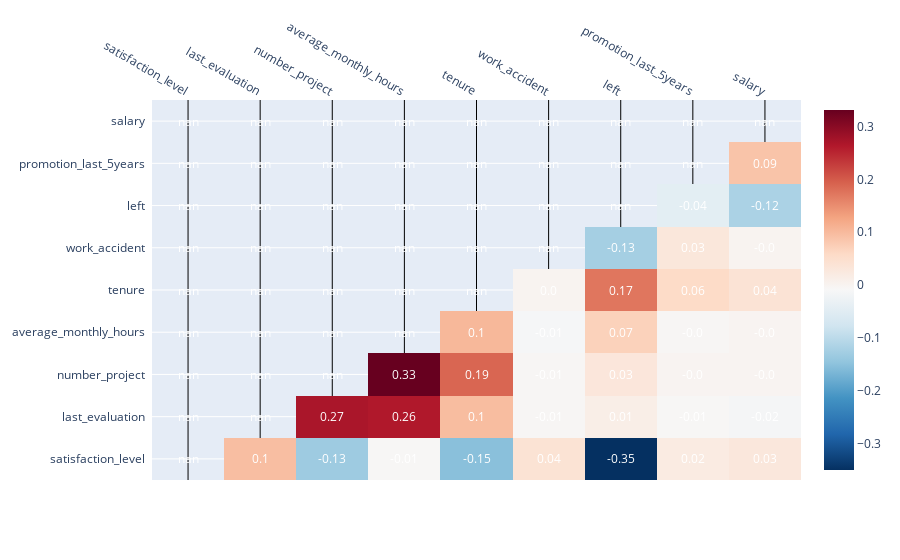

Notebook code for this chart:
### Code cell
# Create a plot as needed
numeric_df = df.select_dtypes(include=[np.number])  # type: ignore

correlation_matrix = numeric_df.corr()

mask = np.tril(np.ones_like(correlation_matrix, dtype=bool))
masked_correlation = correlation_matrix.where(~mask)

# Create heatmap for the upper triangular part
fig_upper = ff.create_annotated_heatmap(
    z=masked_correlation.values,
    x=list(masked_correlation.columns),
    y=list(masked_correlation.index),
    annotation_text=masked_correlation.round(2).values,
    colorscale="RdBu",
    reversescale=True,
    showscale=True,
)

# Update layout
fig_upper.update_layout(title="")

del fig_upper

### Figure 1 — Plotly figure (JSON) as saved in the notebook; plotly's stock layout.template omitted (floating-point values rounded to 4 significant figures)
{"data": [{"colorscale": [[0, "rgb(103,0,31)"], [0.1, "rgb(178,24,43)"], [0.2, "rgb(214,96,77)"], [0.3, "rgb(244,165,130)"], [0.4, "rgb(253,219,199)"], [0.5, "rgb(247,247,247)"], [0.6, "rgb(209,229,240)"], [0.7, "rgb(146,197,222)"], [0.8, "rgb(67,147,195)"], [0.9, "rgb(33,102,172)"], [1, "rgb(5,48,97)"]], "reversescale": true, "showscale": true, "type": "heatmap", "x": ["satisfaction_level", "last_evaluation", "number_project", "average_monthly_hours", "tenure", "work_accident", "left", "promotion_last_5years", "salary"], "y": ["satisfaction_level", "last_evaluation", "number_project", "average_monthly_hours", "tenure", "work_accident", "left", "promotion_last_5years", "salary"], "z": [[null, 0.09519, -0.1332, -0.006252, -0.1529, 0.03994, -0.3506, 0.01979, 0.02924], [null, null, 0.2703, 0.2647, 0.09683, -0.005695, 0.01352, -0.007206, -0.01578], [null, null, null, 0.3315, 0.1888, -0.005612, 0.03093, -0.0005441, -0.000502], [null, null, null, null, 0.1029, -0.01286, 0.07041, -0.004964, -0.0005512], [null, null, null, null, null, 2.533e-06, 0.1733, 0.05683, 0.03816], [null, null, null, null, null, null, -0.1254, 0.02985, -5.762e-05], [null, null, null, null, null, null, null, -0.04466, -0.1189], [null, null, null, null, null, null, null, null, 0.08785], [null, null, null, null, null, null, null, null, null]]}], "layout": {"annotations": [{"font": {"color": "#FFFFFF"}, "showarrow": false, "text": "nan", "x": "satisfaction_level", "xref": "x", "y": "satisfaction_level", "yref": "y"}, {"font": {"color": "#FFFFFF"}, "showarrow": false, "text": "0.1", "x": "last_evaluation", "xref": "x", "y": "satisfaction_level", "yref": "y"}, {"font": {"color": "#FFFFFF"}, "showarrow": false, "text": "-0.13", "x": "number_project", "xref": "x", "y": "satisfaction_level", "yref": "y"}, {"font": {"color": "#FFFFFF"}, "showarrow": false, "text": "-0.01", "x": "average_monthly_hours", "xref": "x", "y": "satisfaction_level", "yref": "y"}, {"font": {"color": "#FFFFFF"}, "showarrow": false, "text": "-0.15", "x": "tenure", "xref": "x", "y": "satisfaction_level", "yref": "y"}, {"font": {"color": "#FFFFFF"}, "showarrow": false, "text": "0.04", "x": "work_accident", "xref": "x", "y": "satisfaction_level", "yref": "y"}, {"font": {"color": "#FFFFFF"}, "showarrow": false, "text": "-0.35", "x": "left", "xref": "x", "y": "satisfaction_level", "yref": "y"}, {"font": {"color": "#FFFFFF"}, "showarrow": false, "text": "0.02", "x": "promotion_last_5years", "xref": "x", "y": "satisfaction_level", "yref": "y"}, {"font": {"color": "#FFFFFF"}, "showarrow": false, "text": "0.03", "x": "salary", "xref": "x", "y": "satisfaction_level", "yref": "y"}, {"font": {"color": "#FFFFFF"}, "showarrow": false, "text": "nan", "x": "satisfaction_level", "xref": "x", "y": "last_evaluation", "yref": "y"}, {"font": {"color": "#FFFFFF"}, "showarrow": false, "text": "nan", "x": "last_evaluation", "xref": "x", "y": "last_evaluation", "yref": "y"}, {"font": {"color": "#FFFFFF"}, "showarrow": false, "text": "0.27", "x": "number_project", "xref": "x", "y": "last_evaluation", "yref": "y"}, {"font": {"color": "#FFFFFF"}, "showarrow": false, "text": "0.26", "x": "average_monthly_hours", "xref": "x", "y": "last_evaluation", "yref": "y"}, {"font": {"color": "#FFFFFF"}, "showarrow": false, "text": "0.1", "x": "tenure", "xref": "x", "y": "last_evaluation", "yref": "y"}, {"font": {"color": "#FFFFFF"}, "showarrow": false, "text": "-0.01", "x": "work_accident", "xref": "x", "y": "last_evaluation", "yref": "y"}, {"font": {"color": "#FFFFFF"}, "showarrow": false, "text": "0.01", "x": "left", "xref": "x", "y": "last_evaluation", "yref": "y"}, {"font": {"color": "#FFFFFF"}, "showarrow": false, "text": "-0.01", "x": "promotion_last_5years", "xref": "x", "y": "last_evaluation", "yref": "y"}, {"font": {"color": "#FFFFFF"}, "showarrow": false, "text": "-0.02", "x": "salary", "xref": "x", "y": "last_evaluation", "yref": "y"}, {"font": {"color": "#FFFFFF"}, "showarrow": false, "text": "nan", "x": "satisfaction_level", "xref": "x", "y": "number_project", "yref": "y"}, {"font": {"color": "#FFFFFF"}, "showarrow": false, "text": "nan", "x": "last_evaluation", "xref": "x", "y": "number_project", "yref": "y"}, {"font": {"color": "#FFFFFF"}, "showarrow": false, "text": "nan", "x": "number_project", "xref": "x", "y": "number_project", "yref": "y"}, {"font": {"color": "#FFFFFF"}, "showarrow": false, "text": "0.33", "x": "average_monthly_hours", "xref": "x", "y": "number_project", "yref": "y"}, {"font": {"color": "#FFFFFF"}, "showarrow": false, "text": "0.19", "x": "tenure", "xref": "x", "y": "number_project", "yref": "y"}, {"font": {"color": "#FFFFFF"}, "showarrow": false, "text": "-0.01", "x": "work_accident", "xref": "x", "y": "number_project", "yref": "y"}, {"font": {"color": "#FFFFFF"}, "showarrow": false, "text": "0.03", "x": "left", "xref": "x", "y": "number_project", "yref": "y"}, {"font": {"color": "#FFFFFF"}, "showarrow": false, "text": "-0.0", "x": "promotion_last_5years", "xref": "x", "y": "number_project", "yref": "y"}, {"font": {"color": "#FFFFFF"}, "showarrow": false, "text": "-0.0", "x": "salary", "xref": "x", "y": "number_project", "yref": "y"}, {"font": {"color": "#FFFFFF"}, "showarrow": false, "text": "nan", "x": "satisfaction_level", "xref": "x", "y": "average_monthly_hours", "yref": "y"}, {"font": {"color": "#FFFFFF"}, "showarrow": false, "text": "nan", "x": "last_evaluation", "xref": "x", "y": "average_monthly_hours", "yref": "y"}, {"font": {"color": "#FFFFFF"}, "showarrow": false, "text": "nan", "x": "number_project", "xref": "x", "y": "average_monthly_hours", "yref": "y"}, {"font": {"color": "#FFFFFF"}, "showarrow": false, "text": "nan", "x": "average_monthly_hours", "xref": "x", "y": "average_monthly_hours", "yref": "y"}, {"font": {"color": "#FFFFFF"}, "showarrow": false, "text": "0.1", "x": "tenure", "xref": "x", "y": "average_monthly_hours", "yref": "y"}, {"font": {"color": "#FFFFFF"}, "showarrow": false, "text": "-0.01", "x": "work_accident", "xref": "x", "y": "average_monthly_hours", "yref": "y"}, {"font": {"color": "#FFFFFF"}, "showarrow": false, "text": "0.07", "x": "left", "xref": "x", "y": "average_monthly_hours", "yref": "y"}, {"font": {"color": "#FFFFFF"}, "showarrow": false, "text": "-0.0", "x": "promotion_last_5years", "xref": "x", "y": "average_monthly_hours", "yref": "y"}, {"font": {"color": "#FFFFFF"}, "showarrow": false, "text": "-0.0", "x": "salary", "xref": "x", "y": "average_monthly_hours", "yref": "y"}, {"font": {"color": "#FFFFFF"}, "showarrow": false, "text": "nan", "x": "satisfaction_level", "xref": "x", "y": "tenure", "yref": "y"}, {"font": {"color": "#FFFFFF"}, "showarrow": false, "text": "nan", "x": "last_evaluation", "xref": "x", "y": "tenure", "yref": "y"}, {"font": {"color": "#FFFFFF"}, "showarrow": false, "text": "nan", "x": "number_project", "xref": "x", "y": "tenure", "yref": "y"}, {"font": {"color": "#FFFFFF"}, "showarrow": false, "text": "nan", "x": "average_monthly_hours", "xref": "x", "y": "tenure", "yref": "y"}, {"font": {"color": "#FFFFFF"}, "showarrow": false, "text": "nan", "x": "tenure", "xref": "x", "y": "tenure", "yref": "y"}, {"font": {"color": "#FFFFFF"}, "showarrow": false, "text": "0.0", "x": "work_accident", "xref": "x", "y": "tenure", "yref": "y"}, {"font": {"color": "#FFFFFF"}, "showarrow": false, "text": "0.17", "x": "left", "xref": "x", "y": "tenure", "yref": "y"}, {"font": {"color": "#FFFFFF"}, "showarrow": false, "text": "0.06", "x": "promotion_last_5years", "xref": "x", "y": "tenure", "yref": "y"}, {"font": {"color": "#FFFFFF"}, "showarrow": false, "text": "0.04", "x": "salary", "xref": "x", "y": "tenure", "yref": "y"}, {"font": {"color": "#FFFFFF"}, "showarrow": false, "text": "nan", "x": "satisfaction_level", "xref": "x", "y": "work_accident", "yref": "y"}, {"font": {"color": "#FFFFFF"}, "showarrow": false, "text": "nan", "x": "last_evaluation", "xref": "x", "y": "work_accident", "yref": "y"}, {"font": {"color": "#FFFFFF"}, "showarrow": false, "text": "nan", "x": "number_project", "xref": "x", "y": "work_accident", "yref": "y"}, {"font": {"color": "#FFFFFF"}, "showarrow": false, "text": "nan", "x": "average_monthly_hours", "xref": "x", "y": "work_accident", "yref": "y"}, {"font": {"color": "#FFFFFF"}, "showarrow": false, "text": "nan", "x": "tenure", "xref": "x", "y": "work_accident", "yref": "y"}, {"font": {"color": "#FFFFFF"}, "showarrow": false, "text": "nan", "x": "work_accident", "xref": "x", "y": "work_accident", "yref": "y"}, {"font": {"color": "#FFFFFF"}, "showarrow": false, "text": "-0.13", "x": "left", "xref": "x", "y": "work_accident", "yref": "y"}, {"font": {"color": "#FFFFFF"}, "showarrow": false, "text": "0.03", "x": "promotion_last_5years", "xref": "x", "y": "work_accident", "yref": "y"}, {"font": {"color": "#FFFFFF"}, "showarrow": false, "text": "-0.0", "x": "salary", "xref": "x", "y": "work_accident", "yref": "y"}, {"font": {"color": "#FFFFFF"}, "showarrow": false, "text": "nan", "x": "satisfaction_level", "xref": "x", "y": "left", "yref": "y"}, {"font": {"color": "#FFFFFF"}, "showarrow": false, "text": "nan", "x": "last_evaluation", "xref": "x", "y": "left", "yref": "y"}, {"font": {"color": "#FFFFFF"}, "showarrow": false, "text": "nan", "x": "number_project", "xref": "x", "y": "left", "yref": "y"}, {"font": {"color": "#FFFFFF"}, "showarrow": false, "text": "nan", "x": "average_monthly_hours", "xref": "x", "y": "left", "yref": "y"}, {"font": {"color": "#FFFFFF"}, "showarrow": false, "text": "nan", "x": "tenure", "xref": "x", "y": "left", "yref": "y"}, {"font": {"color": "#FFFFFF"}, "showarrow": false, "text": "nan", "x": "work_accident", "xref": "x", "y": "left", "yref": "y"}, {"font": {"color": "#FFFFFF"}, "showarrow": false, "text": "nan", "x": "left", "xref": "x", "y": "left", "yref": "y"}, {"font": {"color": "#FFFFFF"}, "showarrow": false, "text": "-0.04", "x": "promotion_last_5years", "xref": "x", "y": "left", "yref": "y"}, {"font": {"color": "#FFFFFF"}, "showarrow": false, "text": "-0.12", "x": "salary", "xref": "x", "y": "left", "yref": "y"}, {"font": {"color": "#FFFFFF"}, "showarrow": false, "text": "nan", "x": "satisfaction_level", "xref": "x", "y": "promotion_last_5years", "yref": "y"}, {"font": {"color": "#FFFFFF"}, "showarrow": false, "text": "nan", "x": "last_evaluation", "xref": "x", "y": "promotion_last_5years", "yref": "y"}, {"font": {"color": "#FFFFFF"}, "showarrow": false, "text": "nan", "x": "number_project", "xref": "x", "y": "promotion_last_5years", "yref": "y"}, {"font": {"color": "#FFFFFF"}, "showarrow": false, "text": "nan", "x": "average_monthly_hours", "xref": "x", "y": "promotion_last_5years", "yref": "y"}, {"font": {"color": "#FFFFFF"}, "showarrow": false, "text": "nan", "x": "tenure", "xref": "x", "y": "promotion_last_5years", "yref": "y"}, {"font": {"color": "#FFFFFF"}, "showarrow": false, "text": "nan", "x": "work_accident", "xref": "x", "y": "promotion_last_5years", "yref": "y"}, {"font": {"color": "#FFFFFF"}, "showarrow": false, "text": "nan", "x": "left", "xref": "x", "y": "promotion_last_5years", "yref": "y"}, {"font": {"color": "#FFFFFF"}, "showarrow": false, "text": "nan", "x": "promotion_last_5years", "xref": "x", "y": "promotion_last_5years", "yref": "y"}, {"font": {"color": "#FFFFFF"}, "showarrow": false, "text": "0.09", "x": "salary", "xref": "x", "y": "promotion_last_5years", "yref": "y"}, {"font": {"color": "#FFFFFF"}, "showarrow": false, "text": "nan", "x": "satisfaction_level", "xref": "x", "y": "salary", "yref": "y"}, {"font": {"color": "#FFFFFF"}, "showarrow": false, "text": "nan", "x": "last_evaluation", "xref": "x", "y": "salary", "yref": "y"}, {"font": {"color": "#FFFFFF"}, "showarrow": false, "text": "nan", "x": "number_project", "xref": "x", "y": "salary", "yref": "y"}, {"font": {"color": "#FFFFFF"}, "showarrow": false, "text": "nan", "x": "average_monthly_hours", "xref": "x", "y": "salary", "yref": "y"}, {"font": {"color": "#FFFFFF"}, "showarrow": false, "text": "nan", "x": "tenure", "xref": "x", "y": "salary", "yref": "y"}, {"font": {"color": "#FFFFFF"}, "showarrow": false, "text": "nan", "x": "work_accident", "xref": "x", "y": "salary", "yref": "y"}, {"font": {"color": "#FFFFFF"}, "showarrow": false, "text": "nan", "x": "left", "xref": "x", "y": "salary", "yref": "y"}, {"font": {"color": "#FFFFFF"}, "showarrow": false, "text": "nan", "x": "promotion_last_5years", "xref": "x", "y": "salary", "yref": "y"}, {"font": {"color": "#FFFFFF"}, "showarrow": false, "text": "nan", "x": "salary", "xref": "x", "y": "salary", "yref": "y"}], "title": {"text": ""}, "xaxis": {"dtick": 1, "gridcolor": "rgb(0, 0, 0)", "side": "top", "ticks": ""}, "yaxis": {"dtick": 1, "ticks": "", "ticksuffix": "  "}}}
